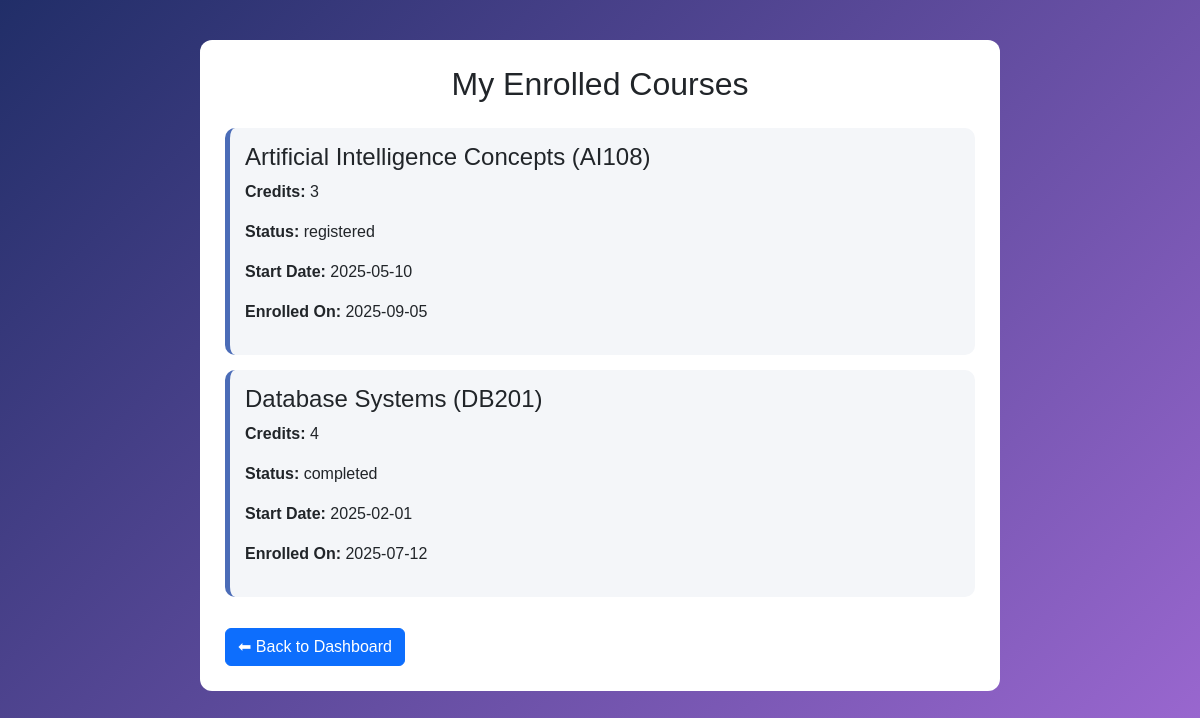
/user_registration_system/user_code/viewmycourse1.php (signed in), run on the app's committed database.
### tables this page shows
CREATE TABLE `enrollment` (
  `EnrollmentID` int(11) NOT NULL,
  `StudentID` int(11) NOT NULL,
  `CourseID` int(11) NOT NULL,
  `EnrollmentDate` date NOT NULL,
  `FinalGrade` decimal(5,2) DEFAULT NULL,
  `Status` varchar(20) DEFAULT 'registered',
  `IsActive` tinyint(1) DEFAULT 1
);

CREATE TABLE `course` (
  `CourseID` int(11) NOT NULL,
  `StaffID` int(11) DEFAULT NULL,
  `CourseName` varchar(100) NOT NULL,
  `CourseCode` varchar(20) NOT NULL,
  `Description` text DEFAULT NULL,
  `Credits` int(11) NOT NULL,
  `Fee` decimal(10,2) DEFAULT 0.00,
  `IsActive` tinyint(1) DEFAULT 1,
  `StartDate` date DEFAULT NULL
);

### user_registration_system/user_code/viewmycourse1.php (the view, shortened to what this page needs)
<?php
$pdo = getDB();
$userID = $_SESSION['userID'];
$q = $pdo->prepare("SELECT StudentID FROM student WHERE UserID = ?");
$q->execute([$userID]);
$student = $q->fetch(PDO::FETCH_ASSOC);
$studentID = $student['StudentID'];
$sql = "
    SELECT
        c.CourseName,
        c.CourseCode,
        c.Credits,
        c.Description,
        c.StartDate,
        e.EnrollmentDate,
        e.Status
    FROM enrollment e
    INNER JOIN course c ON e.CourseID = c.CourseID
    WHERE e.StudentID = ?
    ORDER BY c.CourseName ASC
";
$stmt = $pdo->prepare($sql);
$stmt->execute([$studentID]);
$courses = $stmt->fetchAll(PDO::FETCH_ASSOC);
?>
<!DOCTYPE html>
<html>
<head>
<link href="https://cdn.jsdelivr.net/npm/bootstrap@5.3.0/dist/css/bootstrap.min.css" rel="stylesheet">
</head>
<body>
<div class="box">
<h2>My Enrolled Courses</h2>
<?php if (empty($courses)): ?>
    <p>No courses enrolled yet.</p>
<?php else: ?>
    <?php foreach ($courses as $c): ?>
        <div class="course-box">
            <h4>
                <?= htmlspecialchars($c['CourseName']) ?>
                (<?= htmlspecialchars($c['CourseCode']) ?>)
            </h4>
            <p><strong>Credits:</strong> <?= $c['Credits'] ?></p>
            <p><strong>Status:</strong> <?= htmlspecialchars($c['Status']) ?></p>
            <p><strong>Start Date:</strong> <?= htmlspecialchars($c['StartDate']) ?></p>
            <p><strong>Enrolled On:</strong> <?= htmlspecialchars($c['EnrollmentDate']) ?></p>
        </div>
    <?php endforeach; ?>
<?php endif; ?>
<a href="dashboard.php" class="btn btn-primary mt-3">⬅ Back to Dashboard</a>
</div>
</body>
</html>

### user_registration_system/user_code/viewmycourse1.php (style rules this page uses)
body { background: linear-gradient(135deg,#212e68,#9e69d3); min-height:100vh; padding:40px; font-family:Poppins,sans-serif; }
.box { max-width:800px; margin:auto; background:#fff; border-radius:12px; padding:25px; }
h2 { text-align:center; margin-bottom:25px; }
.course-box { padding:15px; border-radius:10px; margin-bottom:15px; background:#f4f6f9; border-left:5px solid #4b6cb7; }

### data on the page
enrollment: CourseID.CourseName "Artificial Intelligence Concepts", CourseID.CourseCode "AI108", CourseID.Credits "3", Status "registered", CourseID.StartDate "2025-05-10", EnrollmentDate "2025-09-05"
enrollment: CourseID.CourseName "Database Systems", CourseID.CourseCode "DB201", CourseID.Credits "4", Status "completed", CourseID.StartDate "2025-02-01", EnrollmentDate "2025-07-12"
